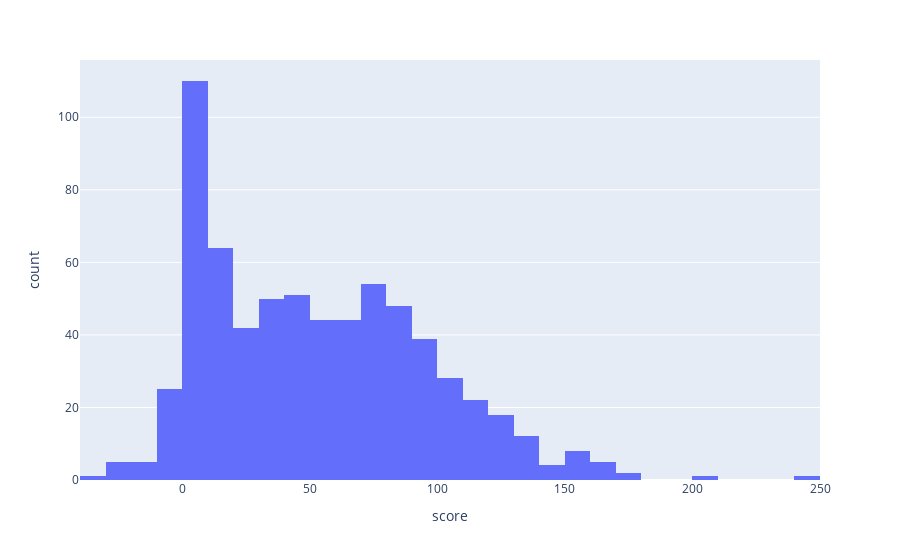

Notebook cell for this chart:
### Code cell
px.histogram(Atacante, x='score').show()

### Figure 1 — Plotly figure (JSON) as saved in the notebook; plotly's stock layout.template omitted (floating-point values rounded to 4 significant figures; data arrays with more than 128 entries replaced by an {"elided": "..."} marker saying what was removed)
{"data": [{"alignmentgroup": "True", "bingroup": "x", "hovertemplate": "score=%{x}<br>count=%{y}<extra></extra>", "legendgroup": "", "marker": {"color": "#636efa", "pattern": {"shape": ""}}, "name": "", "offsetgroup": "", "orientation": "v", "showlegend": false, "type": "histogram", "x": {"elided": "683 float values"}, "xaxis": "x", "yaxis": "y"}], "layout": {"barmode": "relative", "legend": {"tracegroupgap": 0}, "margin": {"t": 60}, "xaxis": {"anchor": "y", "domain": [0, 1], "title": {"text": "score"}}, "yaxis": {"anchor": "x", "domain": [0, 1], "title": {"text": "count"}}}}
